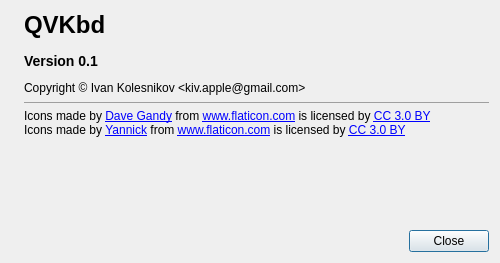
<?xml version="1.0" encoding="UTF-8"?>
<ui version="4.0">
 <class>AboutDialog</class>
 <widget class="QDialog" name="AboutDialog">
  <property name="geometry">
   <rect>
    <x>0</x>
    <y>0</y>
    <width>500</width>
    <height>263</height>
   </rect>
  </property>
  <property name="sizePolicy">
   <sizepolicy hsizetype="Fixed" vsizetype="Fixed">
    <horstretch>0</horstretch>
    <verstretch>0</verstretch>
   </sizepolicy>
  </property>
  <property name="windowTitle">
   <string>Dialog</string>
  </property>
  <property name="windowIcon">
   <iconset resource="../resources.qrc">
    <normaloff>:/icons/keyboard.svg</normaloff>:/icons/keyboard.svg</iconset>
  </property>
  <layout class="QGridLayout" name="gridLayout">
   <item row="2" column="0" colspan="2">
    <widget class="QDialogButtonBox" name="buttonBox">
     <property name="standardButtons">
      <set>QDialogButtonBox::Close</set>
     </property>
     <property name="centerButtons">
      <bool>false</bool>
     </property>
    </widget>
   </item>
   <item row="0" column="0">
    <widget class="QLabel" name="label_2">
     <property name="sizePolicy">
      <sizepolicy hsizetype="Fixed" vsizetype="Fixed">
       <horstretch>0</horstretch>
       <verstretch>0</verstretch>
      </sizepolicy>
     </property>
     <property name="maximumSize">
      <size>
       <width>128</width>
       <height>128</height>
      </size>
     </property>
     <property name="text">
      <string/>
     </property>
     <property name="pixmap">
      <pixmap resource="../resources.qrc">:/icons/keyboard.svg</pixmap>
     </property>
     <property name="scaledContents">
      <bool>true</bool>
     </property>
    </widget>
   </item>
   <item row="0" column="1">
    <widget class="QLabel" name="label">
     <property name="sizePolicy">
      <sizepolicy hsizetype="Expanding" vsizetype="Expanding">
       <horstretch>0</horstretch>
       <verstretch>0</verstretch>
      </sizepolicy>
     </property>
     <property name="text">
      <string>&lt;h1&gt;QVKbd&lt;/h1&gt;
&lt;h3&gt;Version 0.1&lt;/h3&gt;
&lt;div&gt;
Copyright &amp;copy; Ivan Kolesnikov &lt;a href=&quot;mailto: kiv.apple@gmail.com&quot;&gt;&amp;lt;kiv.apple@gmail.com&amp;gt;&lt;/a&gt;
&lt;/div&gt;
&lt;hr&gt;
&lt;div&gt;Icons made by &lt;a href=&quot;http://www.flaticon.com/authors/dave-gandy&quot; title=&quot;Dave Gandy&quot;&gt;Dave Gandy&lt;/a&gt; from &lt;a href=&quot;http://www.flaticon.com&quot; title=&quot;Flaticon&quot;&gt;www.flaticon.com&lt;/a&gt; is licensed by &lt;a href=&quot;http://creativecommons.org/licenses/by/3.0/&quot; title=&quot;Creative Commons BY 3.0&quot; target=&quot;_blank&quot;&gt;CC 3.0 BY&lt;/a&gt;
&lt;div&gt;Icons made by &lt;a href=&quot;http://www.flaticon.com/authors/yannick&quot; title=&quot;Yannick&quot;&gt;Yannick&lt;/a&gt; from &lt;a href=&quot;http://www.flaticon.com&quot; title=&quot;Flaticon&quot;&gt;www.flaticon.com&lt;/a&gt; is licensed by &lt;a href=&quot;http://creativecommons.org/licenses/by/3.0/&quot; title=&quot;Creative Commons BY 3.0&quot; target=&quot;_blank&quot;&gt;CC 3.0 BY&lt;/a&gt;&lt;/div&gt;&lt;/div&gt;
&lt;/div&gt;</string>
     </property>
     <property name="wordWrap">
      <bool>true</bool>
     </property>
     <property name="openExternalLinks">
      <bool>true</bool>
     </property>
    </widget>
   </item>
   <item row="1" column="0" colspan="2">
    <spacer name="verticalSpacer">
     <property name="orientation">
      <enum>Qt::Vertical</enum>
     </property>
     <property name="sizeHint" stdset="0">
      <size>
       <width>20</width>
       <height>40</height>
      </size>
     </property>
    </spacer>
   </item>
  </layout>
 </widget>
 <resources>
  <include location="../resources.qrc"/>
 </resources>
 <connections/>
</ui>
